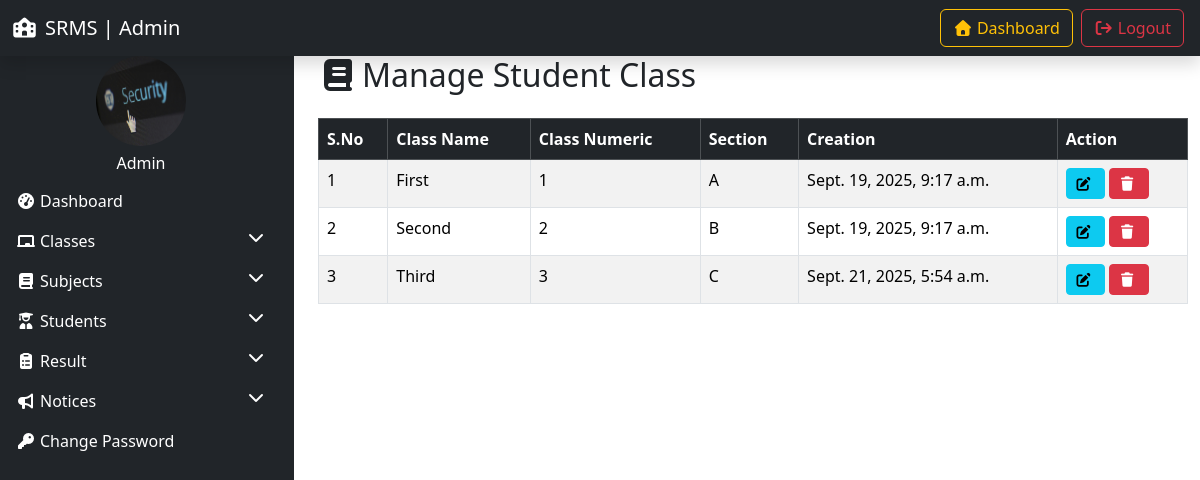
Page /manage_classes/ (signed in) on the committed database.
### resultapp/models.py (models this page shows, shortened)
class Class(models.Model):
    class_name = models.CharField(max_length=100)
    class_numeric = models.IntegerField()
    section = models.CharField(max_length=20)
    creation_date = models.DateTimeField(auto_now_add=True)
    updation_date =  models.DateTimeField(auto_now=True)

### resultapp/views.py (the view, shortened to what this page needs)
# urls.py: path('manage_classes/',view=manage_classes,name='manage_classes'),
@login_required
def manage_classes(request):
    classes = Class.objects.all()
    return render(request,'manage_classes.html',locals())

### resultapp/templates/manage_classes.html (shortened to what this page needs)
{% extends "admin_base.html" %}
{% block content %}
<div class="container">
    <h2 class="mb-4"><i class="fas fa-book me-1"></i>Manage Student Class</h2>
    <table class="table table-bordered table-striped ">
        <thead class="table-dark">
            <tr>
                <th>S.No</th>
                <th>Class Name</th>
                <th>Class Numeric</th>
                <th>Section</th>
                <th>Creation</th>
                <th>Action</th>
            </tr>
        </thead>
        <tbody>
            {% for c  in  classes%}
            <tr>
                <td>{{forloop.counter}}</td>
                <td>{{c.class_name}}</td>
                <td>{{c.class_numeric}}</td>
                <td>{{c.section}}</td>
                <td>{{c.creation_date}}</td>
                <td>
                    <a href="{% url "edit_class" c.id %}" class="btn btn-info btn-sm"><i class="fas fa-edit me-1"></i></a>
                    <a href="?delete={{c.id}}" onclick="return confirm('Are you sure you want to delete this class ?')" class="btn btn-danger btn-sm"><i class="fas fa-trash me-1"></i></a>
                </td>
            </tr>
            {% empty %}
            <tr>
                <td colspan="6" class='text-center'>No Class found</td>
            </tr>
            {% endfor %}
        </tbody>
    </table>
</div>
{% endblock %}

### rows in the picture
Class: class_name "First", class_numeric "1", section "A", creation_date "Sept. 19, 2025, 9:17 a.m."
Class: class_name "Second", class_numeric "2", section "B", creation_date "Sept. 19, 2025, 9:17 a.m."
Class: class_name "Third", class_numeric "3", section "C", creation_date "Sept. 21, 2025, 5:54 a.m."
